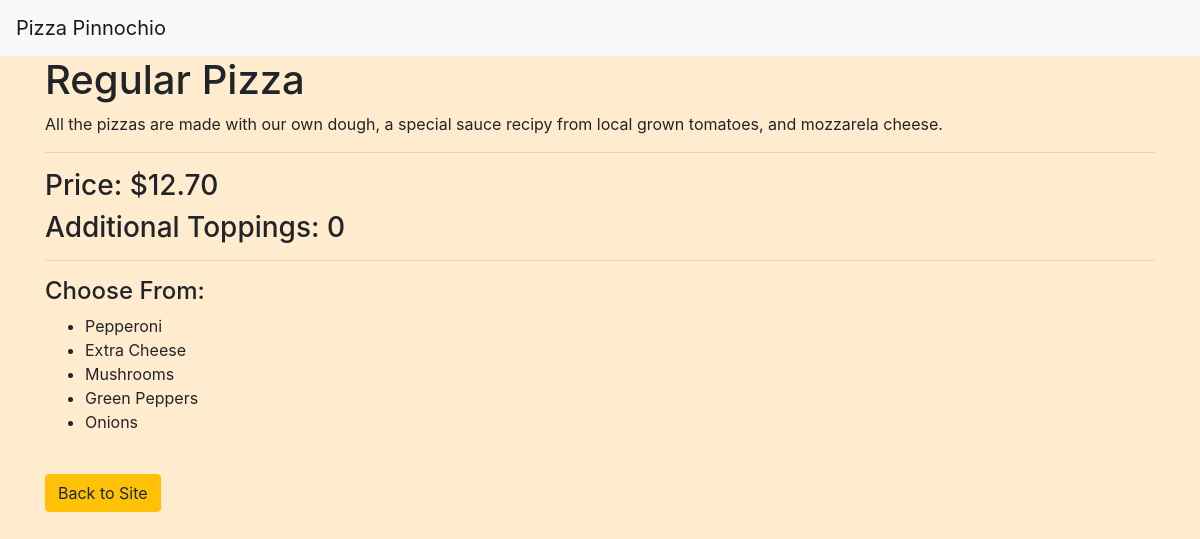
Page /menu/1/ on the committed database.
### orders/models.py (models this page shows, shortened)
class MenuItem(models.Model):
    categories = [
        ('Pz','Pizzas'),
        ('Sb','Subs'),
        ('Ps','Pastas'),
        ('Sd','Salads'),
        ('Dn','Dinner'),
    ]
    category = models.CharField(max_length=2, choices=categories, blank=True)
    name = models.CharField(max_length=80)
    toppings = models.ManyToManyField(Topping, blank=True)
    sizes = (
        ('S', 'Small'),
        ('L', 'Large'),
        ('X', 'Extra Large'),
        )
    item_size = models.CharField(max_length=1, choices=sizes, blank=True)
    toppings_extra = models.PositiveIntegerField(null=True, blank=True)
    price = models.DecimalField(max_digits=8, decimal_places=2)
    def __str__(self):
        return f"{self.name} - {self.item_size} - {self.toppings_extra} - {self.price}"

class Topping(models.Model):
    name = models.CharField(max_length=40)
    price = models.DecimalField(max_digits=4, decimal_places=2, default=0.00)

### orders/views.py (the view)
# urls.py: path("menu/<int:item_id>/", views.detail, name="detail")
def detail(request, item_id):
    item = get_object_or_404(MenuItem, pk=item_id)
    context = {
        "item": item,
        "item_toppings": item.toppings.all(),
        "other_toppings": Topping.objects.exclude(name=item).all()
    }
    return render(request, "orders/detail.html", context)

### orders/templates/orders/detail.html (shortened to what this page needs)
{% extends "orders/base.html" %}
{% block body %}
    {% if item.category == "Pz" %}
    <h1>{{ item.name }}</h1>
    <p>All the pizzas are made with our own dough,
    a special sauce recipy from local grown tomatoes, and mozzarela cheese. </p>
    <hr>
    <h3>Price: ${{ item.price }}</h3>
    <h3>Additional Toppings: {{ item.toppings_extra|default_if_none:"Special" }}</h3>
    <hr>
    <h4>Choose From:</h4>
    <ul>
        {% for item in other_toppings %}
            <li>{{ item.name }}</li>
        {% endfor %}
    </ul>
    {% else %}
    <h1>{{ item.name }}</h1>
    <br>
    <h3>Price: ${{ item.price }}</h3>
    {% endif %}
    <br>
    <a href="{% url 'orders:index' %}" class="btn btn-warning">
        Back to Site
    </a>
{% endblock %}

### static/css/main.css (style rules this page uses)
body { background-color: blanchedalmond; }

### rows in the picture
MenuItem: name "Regular Pizza", price "12.70", toppings_extra "0"
Topping: name "Pepperoni"
Topping: name "Extra Cheese"
Topping: name "Mushrooms"
Topping: name "Green Peppers"
Topping: name "Onions"
